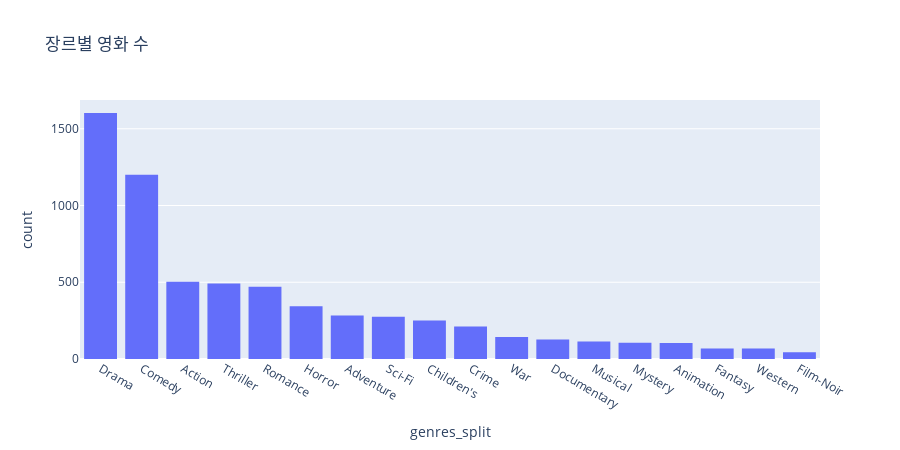

The notebook cell saved with this chart:
### Code cell
px.histogram(movies_exploded, x='genres_split', height=450, title='장르별 영화 수').update_xaxes(categoryorder="total descending")

### Figure 1 — Plotly figure (JSON) as saved in the notebook; plotly's stock layout.template omitted (floating-point values rounded to 4 significant figures; data arrays with more than 128 entries replaced by an {"elided": "..."} marker saying what was removed)
{"data": [{"alignmentgroup": "True", "bingroup": "x", "hovertemplate": "genres_split=%{x}<br>count=%{y}<extra></extra>", "legendgroup": "", "marker": {"color": "#636efa", "pattern": {"shape": ""}}, "name": "", "offsetgroup": "", "orientation": "v", "showlegend": false, "type": "histogram", "x": {"elided": "6408 str values"}, "xaxis": "x", "yaxis": "y"}], "layout": {"barmode": "relative", "height": 450, "legend": {"tracegroupgap": 0}, "title": {"text": "장르별 영화 수"}, "xaxis": {"anchor": "y", "categoryorder": "total descending", "domain": [0, 1], "title": {"text": "genres_split"}}, "yaxis": {"anchor": "x", "domain": [0, 1], "title": {"text": "count"}}}}
